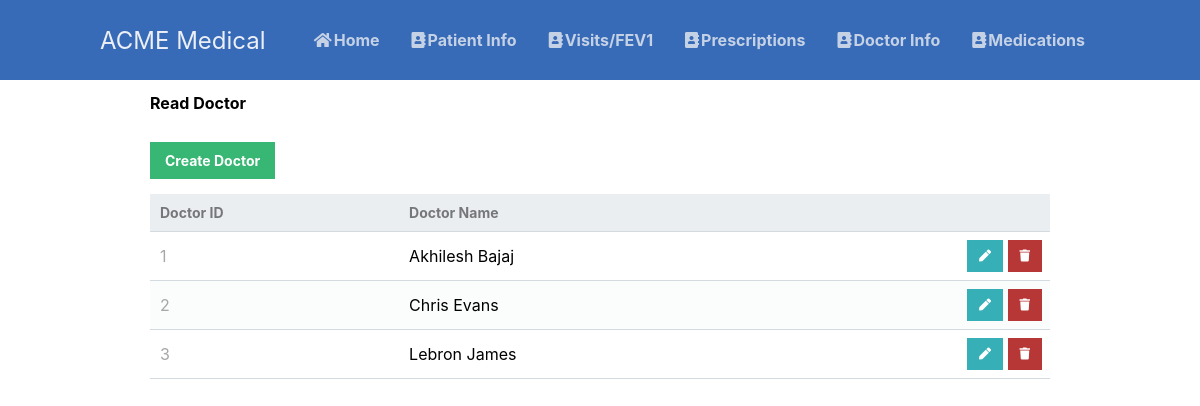
Screenshot of /scripts/doctor_table/doctorRead.php with the database file from the repository.
### tables this page shows
CREATE TABLE doctors
(doctor_id INT AUTO_INCREMENT NOT NULL,
doctor_name VARCHAR(100) NOT NULL,
PRIMARY KEY (doctor_id));

### scripts/doctor_table/doctorRead.php (the view, shortened to what this page needs)
<?php
@include_once (APP_ROOT.APP_FOLDER_NAME . '/scripts/functions.php');
$pdo = pdo_connect_mysql();
$page = isset($_GET['page']) && is_numeric($_GET['page']) ? (int)$_GET['page'] : 1;
$records_per_page = 5;
$stmt = $pdo->prepare('SELECT * FROM doctors ORDER BY doctor_id LIMIT :current_page, :record_per_page');
$stmt->bindValue(':current_page', ($page-1)*$records_per_page, PDO::PARAM_INT);
$stmt->bindValue(':record_per_page', $records_per_page, PDO::PARAM_INT);
$stmt->execute();
$doctors = $stmt->fetchAll(PDO::FETCH_ASSOC);
?>
<?=template_header('Read')?>
<div class="content read">
	<h2>Read Doctor</h2>
	<a href="doctorCreate.php" class="create-contact">Create Doctor</a>
	<table>
        <thead>
            <tr>
                <td>Doctor ID</td>
                <td>Doctor Name</td>
                <td></td>
            </tr>
        </thead>
        <tbody>
            <?php foreach ($doctors as $doctor): ?>
            <tr>
                <td><?=$doctor['doctor_id']?></td>
                <td><?=$doctor['doctor_name']?></td>
                <td class="actions">
                    <a href="doctorUpdate.php?doctor_id=<?=$doctor['doctor_id']?>" class="edit"><i class="fas fa-pen fa-xs"></i></a>
                    <a href="docotrDelete.php?doctor_id=<?=$doctor['doctor_id']?>" class="trash"><i class="fas fa-trash fa-xs"></i></a>
                </td>
            </tr>
            <?php endforeach; ?>
        </tbody>
    </table>
</div>
<?=template_footer()?>

### styles/style.css (style rules this page uses)
* { box-sizing: border-box; font-family: -apple-system, BlinkMacSystemFont, "segoe ui", roboto, oxygen, ubuntu, cantarell, "fira sans", "droid sans", "helvetica neue", Arial, sans-serif; font-size: 16px; -webkit-font-smoothing: antialiased; -moz-osx-font-smoothing: grayscale; }
body { background-color: #FFFFFF; margin: 0; }
.content { width: 75%; margin: 0 auto; }
.read .create-contact { display: inline-block; text-decoration: none; background-color: #38b673; font-weight: bold; font-size: 14px; color: #FFFFFF; padding: 10px 15px; margin: 15px 0; }
.read table { width: 100%; padding-top: 30px; border-collapse: collapse; }
.read table thead { background-color: #ebeef1; border-bottom: 1px solid #d3dae0; }
.read table thead td { padding: 10px; font-weight: bold; color: #767779; font-size: 14px; }
.read table tbody tr { border-bottom: 1px solid #d3dae0; }
.read table tbody tr:nth-child(even) { background-color: #fbfcfc; }
.read table tbody tr td { padding: 10px; }
.read table tbody tr td:nth-child(1) { color: #a5a7a9; }
.read table tbody tr td.actions { padding: 8px; text-align: right; }
.read table tbody tr td.actions .edit, .read table tbody tr td.actions .trash { display: inline-flex; text-align: right; text-decoration: none; color: #FFFFFF; padding: 10px 12px; }
.read table tbody tr td.actions .trash { background-color: #b73737; }
.read table tbody tr td.actions .edit { background-color: #37afb7; }

### rows the page displays
doctors: doctor_id "1", doctor_name "Akhilesh Bajaj"
doctors: doctor_id "2", doctor_name "Chris Evans"
doctors: doctor_id "3", doctor_name "Lebron James"
